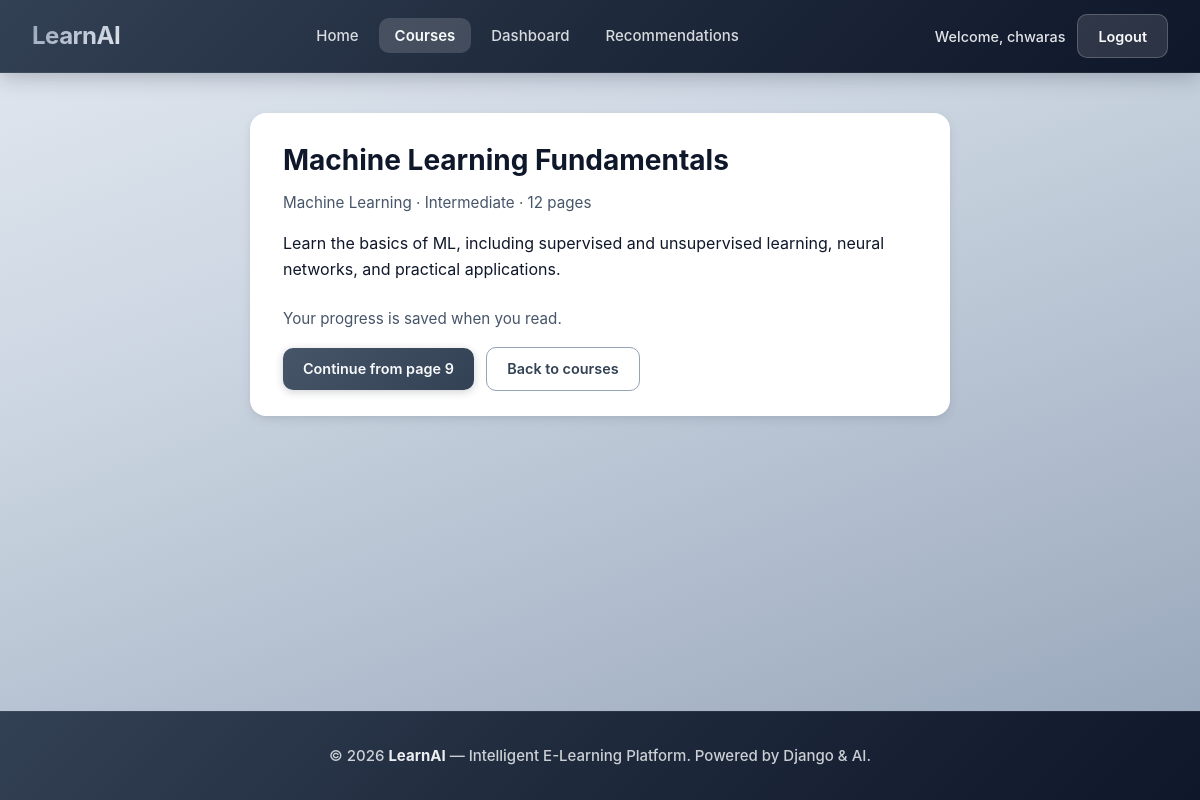
Page /courses/1/ (signed in) on the committed database.
### core/models.py (models this page shows, shortened)
class User(AbstractUser):
    LEARNING_STYLES = [
        ('visual', 'Visual'),
        ('auditory', 'Auditory'),
        ('kinesthetic', 'Kinesthetic'),
        ('reading', 'Reading/Writing'),
    ]
    SKILL_LEVELS = [
        ('beginner', 'Beginner'),
        ('intermediate', 'Intermediate'),
        ('advanced', 'Advanced'),
    ]
    LEARNING_PACES = [
        ('slow', 'Slow (1-3 hours/week)'),
        ('moderate', 'Moderate (5-8 hours/week)'),
        ('intensive', 'Intensive (10+ hours/week)'),
    ]
    learning_style = models.CharField(max_length=20, choices=LEARNING_STYLES, default='visual')
    skill_level = models.CharField(max_length=20, choices=SKILL_LEVELS, default='beginner')
    learning_pace = models.CharField(max_length=20, choices=LEARNING_PACES, default='moderate')
    preferred_content_type = models.CharField(max_length=50, default='video')
    interests = models.JSONField(default=list, blank=True)
    login_count = models.IntegerField(default=0)
    last_active_date = models.DateTimeField(auto_now=True)
    average_session_duration = models.FloatField(default=0.0)
    preferred_study_time = models.CharField(max_length=20, default='morning')

class Course(models.Model):
    CATEGORIES = [
        ('web_development', 'Web Development'),
        ('data_science', 'Data Science'),
        ('machine_learning', 'Machine Learning'),
        ('mobile_development', 'Mobile Development'),
        ('cloud_computing', 'Cloud Computing'),
        ('artificial_intelligence', 'Artificial Intelligence'),
    ]
    LEVELS = [
        ('beginner', 'Beginner'),
        ('intermediate', 'Intermediate'),
        ('advanced', 'Advanced'),
    ]
    title = models.CharField(max_length=200)
    description = models.TextField()
    category = models.CharField(max_length=50, choices=CATEGORIES)
    level = models.CharField(max_length=20, choices=LEVELS)
    duration_hours = models.IntegerField(default=0)
    lessons_count = models.IntegerField(default=0)
    enrolled_count = models.IntegerField(default=0)
    rating = models.FloatField(default=0.0)
    topics = models.JSONField(default=list, blank=True)
    content_types = models.JSONField(default=list, blank=True)
    pdf_file = models.FileField(upload_to='courses/', null=True, blank=True)
    total_pages = models.PositiveIntegerField(default=1)
    summary_for_chat = models.TextField(blank=True, help_text='Course summary/key points for chatbot answers')
    created_at = models.DateTimeField(auto_now_add=True)
    updated_at = models.DateTimeField(auto_now=True)
    class Meta:
        ordering = ['-rating', '-enrolled_count']

class PDFReadingProgress(models.Model):
    user = models.ForeignKey(User, on_delete=models.CASCADE, related_name='pdf_progress')
    course = models.ForeignKey(Course, on_delete=models.CASCADE, related_name='pdf_progress')
    last_page_read = models.PositiveIntegerField(default=1)
    updated_at = models.DateTimeField(auto_now=True)
    class Meta:
        unique_together = ['user', 'course']
        ordering = ['-updated_at']

### core/views.py (the view)
# urls.py: path('courses/<int:course_id>/', views.course_detail_view, name='course_detail'),
def course_detail_view(request, course_id):
    course = get_object_or_404(Course, id=course_id)
    is_enrolled = False
    enrollment = None
    progress = None
    if request.user.is_authenticated:
        try:
            enrollment = Enrollment.objects.get(user=request.user, course=course)
            is_enrolled = True
            progress = PDFReadingProgress.objects.filter(user=request.user, course=course).first()
        except Enrollment.DoesNotExist:
            pass
    context = {
        'course': course,
        'is_enrolled': is_enrolled,
        'enrollment': enrollment,
        'progress': progress,
    }
    return render(request, 'core/course_detail.html', context)

### templates/core/course_detail.html
{% extends 'base.html' %}
{% block content %}
<div class="container">
    <div class="card" style="max-width: 700px; margin: 0 auto;">
        <h1 style="font-size: 1.75rem; font-weight: 700; margin-bottom: 0.5rem; color: var(--text-primary);">{{ course.title }}</h1>
        <p style="color: var(--text-secondary); margin-bottom: 1rem; font-size: 0.95rem;">{{ course.get_category_display }} · {{ course.get_level_display }} · {{ course.total_pages }} pages</p>
        <p style="margin-bottom: 1.5rem; color: var(--text-primary);">{{ course.description }}</p>
        {% if is_enrolled %}
            <p style="margin-bottom: 1rem; color: var(--text-secondary); font-size: 0.95rem;">Your progress is saved when you read.</p>
            <a href="{% url 'core:pdf_learn' course.id %}" class="btn btn-primary">{% if progress %}Continue from page {{ progress.last_page_read }}{% else %}Start Reading{% endif %}</a>
        {% else %}
            <form method="post" action="{% url 'core:enroll_course' course.id %}" style="display: inline;">
                {% csrf_token %}
                <button type="submit" class="btn btn-primary">Enroll in this course</button>
            </form>
        {% endif %}
        <a href="{% url 'core:courses' %}" class="btn btn-outline" style="margin-left: 0.5rem;">Back to courses</a>
    </div>
</div>
{% endblock %}

### templates/base.html (shortened to what this page needs)
<!DOCTYPE html>
<html lang="en">
<head>
</head>
<body>
    <nav class="navbar">
        <div class="nav-container">
            <a href="{% url 'core:index' %}" class="logo">LearnAI</a>
            <ul class="nav-links">
                <li><a href="{% url 'core:index' %}" class="{% if request.resolver_match.url_name == 'index' %}active{% endif %}">Home</a></li>
                {% if user.is_authenticated %}
                    <li><a href="{% url 'core:courses' %}" class="{% if request.resolver_match.url_name == 'courses' or request.resolver_match.url_name == 'course_detail' %}active{% endif %}">Courses</a></li>
                    <li><a href="{% url 'core:dashboard' %}" class="{% if request.resolver_match.url_name == 'dashboard' %}active{% endif %}">Dashboard</a></li>
                    <li><a href="{% url 'core:recommendations' %}" class="{% if request.resolver_match.url_name == 'recommendations' %}active{% endif %}">Recommendations</a></li>
                {% endif %}
            </ul>
            <div class="nav-buttons">
                {% if user.is_authenticated %}
                    <span class="welcome-text">Welcome, {{ user.username }}</span>
                    <a href="{% url 'core:logout' %}" class="btn btn-secondary">Logout</a>
                {% else %}
                    <a href="{% url 'core:login' %}" class="btn btn-secondary">Login</a>
                    <a href="{% url 'core:register' %}" class="btn btn-primary">Sign Up</a>
                {% endif %}
            </div>
        </div>
    </nav>
    {% block content %}
    {% endblock %}
    <footer class="footer">
        <p>&copy; 2026 <span class="brand">LearnAI</span> — Intelligent E-Learning Platform. Powered by Django & AI.</p>
    </footer>
</body>
</html>

### templates/base.html (style rules this page uses)
:root { --slate-50: #f8fafc; --slate-100: #f1f5f9; --slate-200: #e2e8f0; --slate-300: #cbd5e1; --slate-400: #94a3b8; --slate-500: #64748b; --slate-600: #475569; --slate-700: #334155; --slate-800: #1e293b; --slate-900: #0f172a; --primary-color: #4f5d9e; --primary-dark: #3d4a7c; --secondary-color: #5b6ba8; --accent-color: #38bdf8; --background: linear-gradient(160deg, #e2e8f0 0%, #cbd5e1 35%, #94a3b8 100%); --background-solid: #c5cfe0; --surface: #ffffff; --surface-elevated: #f8fafc; --text-primary: #0f172a; --text-secondary: #475569; --border-color: #cbd5e1; --shadow-sm: 0 1px 3px 0 rgba(15, 23, 42, 0.08); --shadow-md: 0 4px 12px -2px rgba(15, 23, 42, 0.12), 0 2px 6px -2px rgba(15, 23, 42, 0.06); --shadow-lg: 0 10px 25px -5px rgba(15, 23, 42, 0.12), 0 4px 10px -5px rgba(15, 23, 42, 0.08); --radius: 12px; --radius-lg: 16px; --nav-gradient: linear-gradient(135deg, #334155 0%, #1e293b 50%, #0f172a 100%); }
* { margin: 0; padding: 0; box-sizing: border-box; }
body { font-family: 'Inter', 'Segoe UI', system-ui, -apple-system, sans-serif; background: var(--background); background-attachment: fixed; color: var(--text-primary); line-height: 1.6; min-height: 100vh; display: flex; flex-direction: column; }
.navbar { background: var(--nav-gradient); box-shadow: 0 4px 20px rgba(15, 23, 42, 0.25); position: sticky; top: 0; z-index: 100; border-bottom: 1px solid rgba(255, 255, 255, 0.06); }
.nav-container { max-width: 1400px; margin: 0 auto; padding: 0.875rem 2rem; display: flex; justify-content: space-between; align-items: center; }
.logo { font-size: 1.5rem; font-weight: 700; background: linear-gradient(135deg, #94a3b8 0%, #e2e8f0 100%); -webkit-background-clip: text; -webkit-text-fill-color: transparent; background-clip: text; text-decoration: none; letter-spacing: -0.02em; }
.nav-links { display: flex; gap: 0.25rem; list-style: none; }
.nav-links a { text-decoration: none; color: rgba(248, 250, 252, 0.85); font-weight: 500; font-size: 0.9375rem; padding: 0.5rem 1rem; border-radius: 10px; transition: all 0.2s ease; }
.nav-links a.active { color: #f8fafc; background: rgba(255, 255, 255, 0.15); font-weight: 600; }
.nav-buttons { display: flex; align-items: center; gap: 0.75rem; }
.nav-buttons .welcome-text { color: rgba(248, 250, 252, 0.9); font-size: 0.9rem; font-weight: 500; }
.btn { padding: 0.6rem 1.25rem; border-radius: 10px; font-weight: 600; cursor: pointer; transition: all 0.2s ease; border: none; font-size: 0.9rem; text-decoration: none; display: inline-block; }
.btn-primary { background: linear-gradient(135deg, #475569 0%, #334155 100%); color: #f8fafc; box-shadow: 0 2px 8px rgba(15, 23, 42, 0.2); }
.btn-secondary { background: rgba(255, 255, 255, 0.12); color: #f8fafc; border: 1px solid rgba(255, 255, 255, 0.2); }
.btn-outline { background: transparent; color: var(--slate-700); border: 1px solid var(--slate-400); }
.container { max-width: 1200px; margin: 0 auto; padding: 2.5rem 1.5rem; flex: 1; }
.card { background: var(--surface); border-radius: var(--radius-lg); padding: 1.5rem 2rem; box-shadow: var(--shadow-md); border: 1px solid rgba(255, 255, 255, 0.6); }
.footer { background: var(--nav-gradient); padding: 2rem 1.5rem; text-align: center; margin-top: auto; border-top: 1px solid rgba(255, 255, 255, 0.06); }
.footer p { color: rgba(248, 250, 252, 0.8); font-size: 0.9375rem; font-weight: 500; }
.footer .brand { color: rgba(248, 250, 252, 0.95); font-weight: 700; }

### rows in the picture
User: username "chwaras"
Course: title "Machine Learning Fundamentals", category "Machine Learning", level "Intermediate", total_pages "12", description "Learn the basics of ML, including supervised and unsupervised learning, neural networks, and practical applications."
PDFReadingProgress: last_page_read "9"
